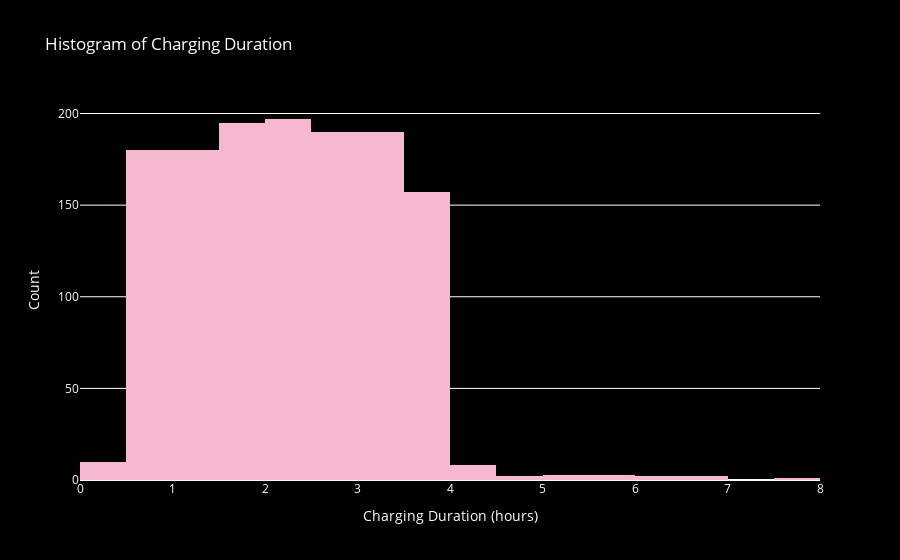

Notebook cell for this chart:
### Code cell
fig = px.histogram(df, x='Charging Duration (hours)', title='Histogram of Charging Duration', nbins=30)
fig.update_layout(
    xaxis_title='Charging Duration (hours)',
    yaxis_title='Count',
    plot_bgcolor='black',
    paper_bgcolor='black',
    font_color='white'
)
fig.update_traces(marker_color='#F6B8D0')
fig.show()

### Figure 1 — Plotly figure (JSON) as saved in the notebook; plotly's stock layout.template omitted (floating-point values rounded to 4 significant figures; data arrays with more than 128 entries replaced by an {"elided": "..."} marker saying what was removed)
{"data": [{"bingroup": "x", "hovertemplate": "Charging Duration (hours)=%{x}<br>count=%{y}<extra></extra>", "legendgroup": "", "marker": {"color": "#F6B8D0", "pattern": {"shape": ""}}, "name": "", "nbinsx": 30, "orientation": "v", "showlegend": false, "type": "histogram", "x": {"elided": "1320 float values"}, "xaxis": "x", "yaxis": "y"}], "layout": {"barmode": "relative", "font": {"color": "white"}, "legend": {"tracegroupgap": 0}, "paper_bgcolor": "black", "plot_bgcolor": "black", "title": {"text": "Histogram of Charging Duration"}, "xaxis": {"anchor": "y", "domain": [0, 1], "title": {"text": "Charging Duration (hours)"}}, "yaxis": {"anchor": "x", "domain": [0, 1], "title": {"text": "Count"}}}}
